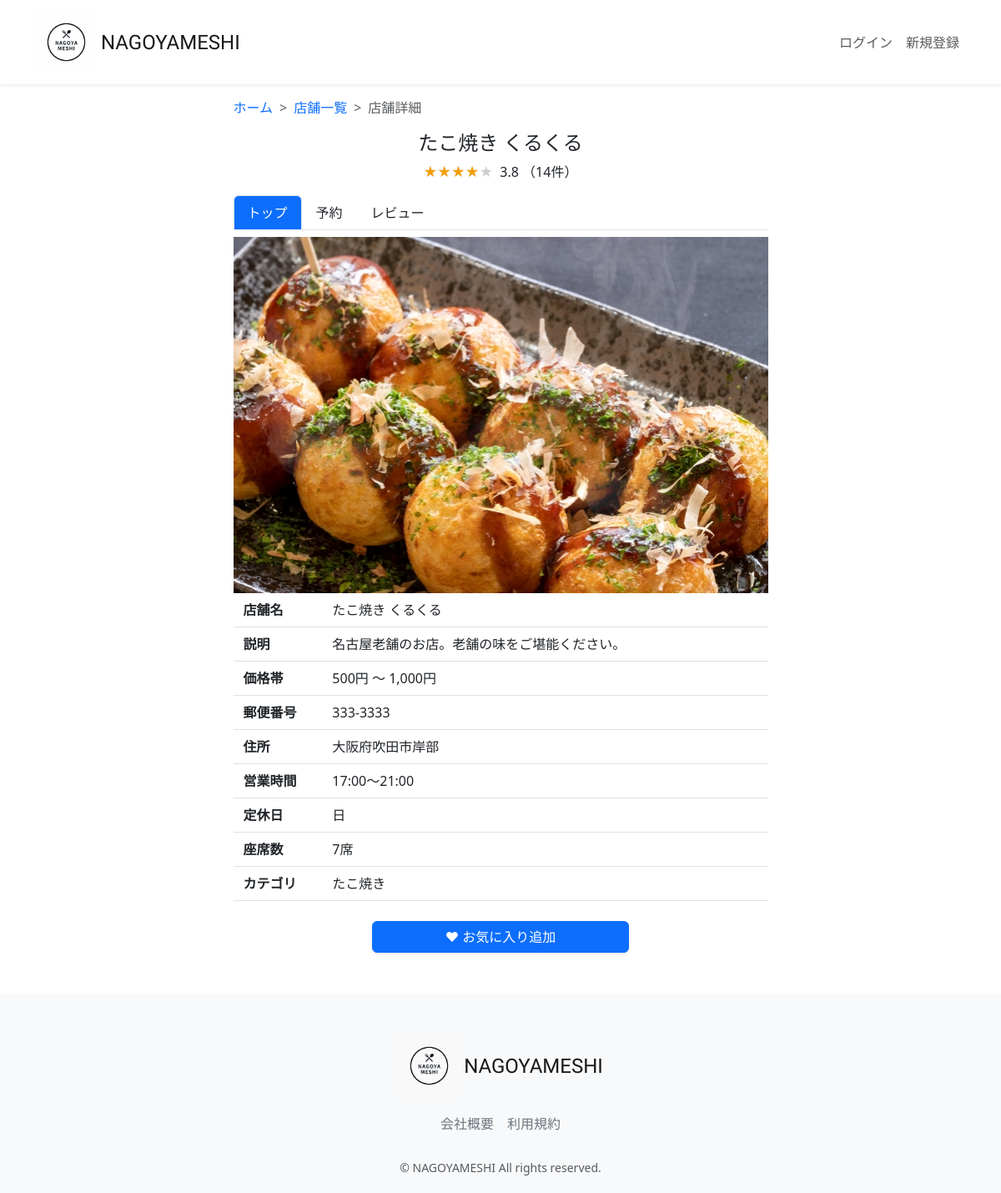
Page /restaurant-detail/22/ on the committed database.
### restaurant/models.py (models this page shows, shortened)
class Restaurant(models.Model):
    name = models.CharField(verbose_name='店舗名', max_length=64)
    description = models.CharField(verbose_name='説明', max_length=128)
    price_min = models.IntegerField(verbose_name="最低金額", default=1000)
    price_max = models.IntegerField(verbose_name="最高金額", default=5000)
    zip_code = models.CharField(verbose_name='郵便番号', max_length=32)
    address = models.CharField(verbose_name='住所', max_length=128)
    open_time = models.TimeField(verbose_name="開店時間", default="17:00")
    close_time = models.TimeField(verbose_name="閉店時間", default="21:00")
    close_day_of_week = models.PositiveIntegerField(verbose_name='定休日', default=0)
    seats_number = models.PositiveIntegerField(verbose_name='座席数', default=10)
    category = models.ForeignKey(Category, verbose_name='カテゴリー', on_delete=models.PROTECT)
    photo = models.ImageField(verbose_name='写真', blank=True, null=True)
    created_at = models.DateTimeField(verbose_name='作成日時', auto_now_add=True)
    updated_at = models.DateTimeField(verbose_name='更新日時', auto_now=True)
    class Meta:
        verbose_name = 'レストラン'
        verbose_name_plural = 'レストラン'

class Category(models.Model):
    name = models.CharField(verbose_name='カテゴリー名', max_length=64)
    photo = models.ImageField(verbose_name='写真', blank=True, null=True)
    class Meta:
        verbose_name = 'カテゴリー'
        verbose_name_plural = 'カテゴリー'
    def __str__(self):
        return self.name

### restaurant/views.py (the view, shortened to what this page needs)
# urls.py: path("restaurant-detail/<int:pk>/", views.RestaurantDetailView.as_view(), name="restaurant_detail"),
class RestaurantDetailView(generic.DetailView):
    template_name = "restaurant/restaurant_detail.html"
    model = models.Restaurant
    def get_context_data(self, **kwargs):
        user = self.request.user
        pk = self.kwargs['pk']
        context = super().get_context_data(**kwargs)
        restaurant = models.Restaurant.objects.filter(id=pk).first()
        is_favorite = False
        if user.is_authenticated:
            is_favorite = models.Favorite.objects.filter(user=user).filter(
                restaurant=restaurant).exists()
        review_obj = models.Review.objects.filter(restaurant=restaurant).aggregate(Avg('rate'))
        average_rate = review_obj['rate__avg'] if review_obj['rate__avg'] is not None else 0
        rate_count = models.Review.objects.filter(restaurant=restaurant).count()
        context.update({
            'is_favorite': is_favorite,
            'average_rate': average_rate,
            'rate_count': rate_count,
        })
        return context

### restaurant/templatetags/week_filter.py (called while the page is built)
@register.filter
def weekday(val):
    week = ["日", "月", "火", "水", "木", "金", "土", "不定休", "なし"]
    if val >= len(week):
        return ""
    else:
        return week[val]

### restaurant/templates/restaurant/restaurant_detail.html (shortened to what this page needs)
{% extends "layout/base.html" %}
{% load static %}
{% load humanize %}
{% load week_filter %}
{% block content %}
<main>
  <div class="container nagoyameshi-container pb-5">
    <div class="row justify-content-center">
      <div class="col-xxl-6 col-xl-7 col-lg-8 col-md-10">
        <nav class="my-3" style="--bs-breadcrumb-divider: '>';" aria-label="breadcrumb">
          <ol class="breadcrumb mb-0">
            <li class="breadcrumb-item"><a href="{% url 'top_page' %}">ホーム</a></li>
            <li class="breadcrumb-item">
                <a href="{% url 'restaurant_search' %}?keyword=&search_type=keyword">店舗一覧</a>
            </li>
            <li class="breadcrumb-item active" aria-current="page">店舗詳細</li>
          </ol>
        </nav>
          <h1 class="mb-2 text-center">{{ object.name }}</h1>
            <p class="text-center">
              <span class="star-rating me-1" data-rate="{{ average_rate|floatformat:0 }}"></span>
                {{ average_rate|floatformat:1 }} （{{ rate_count }}件）
            </p>
              <ul class="nav nav-tabs mb-2">
                <li class="nav-item">
                  <a class="nav-link active bg-primary text-white" aria-current="page" href="{% url 'restaurant_detail' object.id %}">トップ</a>
                </li>
                <li class="nav-item">
                  <a class="nav-link link-dark" href="{% url 'reservation_create' object.id %}">予約</a>
                </li>
                <li class="nav-item">
                  <a class="nav-link link-dark"
                    href="{% url 'review_list' object.id %}">レビュー</a>
                </li>
              </ul>
              <div class="mb-2">
                {% if object.photo %}
                  <img src="{{ object.photo.url }}" class="w-100">
                    {% endif %}
              </div>
                <div class="container">
                  <div class="row pb-2 mb-2 border-bottom">
                    <div class="col-2">
                      <span class="fw-bold">店舗名</span>
                    </div>
                      <div class="col">
                        <span>{{ object.name }}</span>
                      </div>
                  </div>
                  <div class="row pb-2 mb-2 border-bottom">
                    <div class="col-2">
                      <span class="fw-bold">説明</span>
                    </div>
                    <div class="col">
                      <span>{{ object.description }}</span>
                    </div>
                    </div>
                      <div class="row pb-2 mb-2 border-bottom">
                        <div class="col-2">
                          <span class="fw-bold">価格帯</span>
                        </div>
                          <div class="col">
                            <span>{{ object.price_min | intcomma }}円 〜 {{ object.price_max | intcomma }}円 </span>
                          </div>
                        </div>
                          <div class="row pb-2 mb-2 border-bottom">
                            <div class="col-2">
                              <span class="fw-bold">郵便番号</span>
                            </div>
                          <div class="col">
                            <span>{{ object.zip_code }}</span>
                          </div>
                        </div>
                          <div class="row pb-2 mb-2 border-bottom">
                            <div class="col-2">
                              <span class="fw-bold">住所</span>
                            </div>
                            <div class="col">
                              <span>{{ object.address }}</span>
                            </div>
                          </div>
                            <div class="row pb-2 mb-2 border-bottom">
                              <div class="col-2">
                                <span class="fw-bold">営業時間</span>
                              </div>
                                <div class="col">
                                  <span>{{ object.open_time }}〜{{ object.close_time }}</span>
                                </div>
                            </div>
                            <div class="row pb-2 mb-2 border-bottom">
                              <div class="col-2">
                                <span class="fw-bold">定休日</span>
                              </div>
                              <div class="col d-flex">
                                <div>
                                  {{ object.close_day_of_week | weekday }}
                                </div>
                              </div>
                            </div>
                            <div class="row pb-2 mb-2 border-bottom">
                              <div class="col-2">
                                <span class="fw-bold">座席数</span>
                              </div>
                                <div class="col">
                                  <span>{{ object.seats_number }}席</span>
                                </div>
                            </div>
                            <div class="row pb-2 mb-4 border-bottom">
                              <div class="col-2">
                                <span class="fw-bold">カテゴリ</span>
                              </div>
                                <div class="col d-flex">
                                 <div>
                                   {{ object.category }}
                                  </div>
                              </div>
                            </div>
                            <form method="POST" enctype="multipart/form-data" class="text-center">
                              {% if is_favorite %}
                              <button type="submit" class="btn btn-outline-primary shadow-sm w-50 remove-favorite-button">
                              ♥ お気に入り解除
                              </button>
                              {% else %}
                              <button type="submit" class="btn btn-primary text-white shadow-sm w-50">
                              ♥ お気に入り追加
                              </button>
                              {% endif %}
                            </form>
           </div>
        </div>
     </div>
  </div>
</main>
{% endblock %}

### static/css/nagoyameshi.css (style rules this page uses)
h1 { font-size: 1.5rem; }
a { text-decoration: none !important; }
.star-rating { position: relative; z-index: 0; display: inline-block; white-space: nowrap; color: #CCCCCC; }
.star-rating:before, .star-rating:after { content: '★★★★★'; }
.star-rating:after { position: absolute; z-index: 1; top: 0; left: 0; overflow: hidden; white-space: nowrap; color: #F29F05; }
.star-rating[data-rate="4"]:after { width: 80%; }

### rows in the picture
Restaurant: name "たこ焼き くるくる", photo (picture), description "名古屋老舗のお店。老舗の味をご堪能ください。", price_min "500", price_max "1,000", zip_code "333-3333", address "大阪府吹田市岸部", open_time "17:00", close_time "21:00", close_day_of_week|weekday "日", seats_number "7", category "たこ焼き"

### other values in the picture
{{ average_rate|floatformat:1 }} "3.8"
{{ rate_count }} "14"
